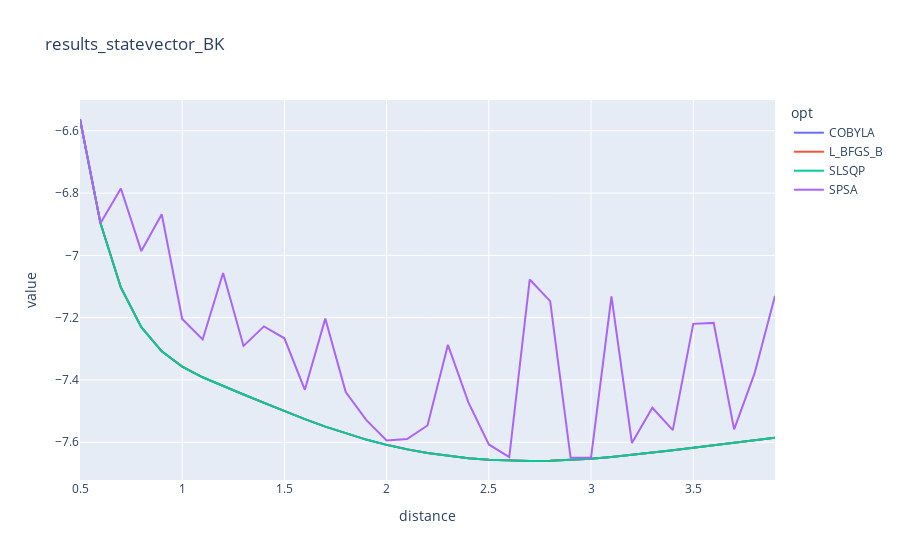
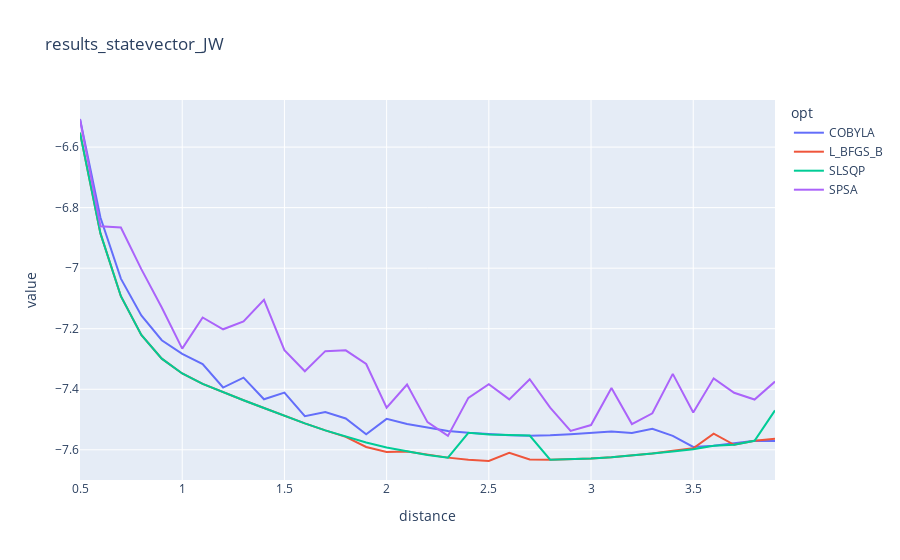
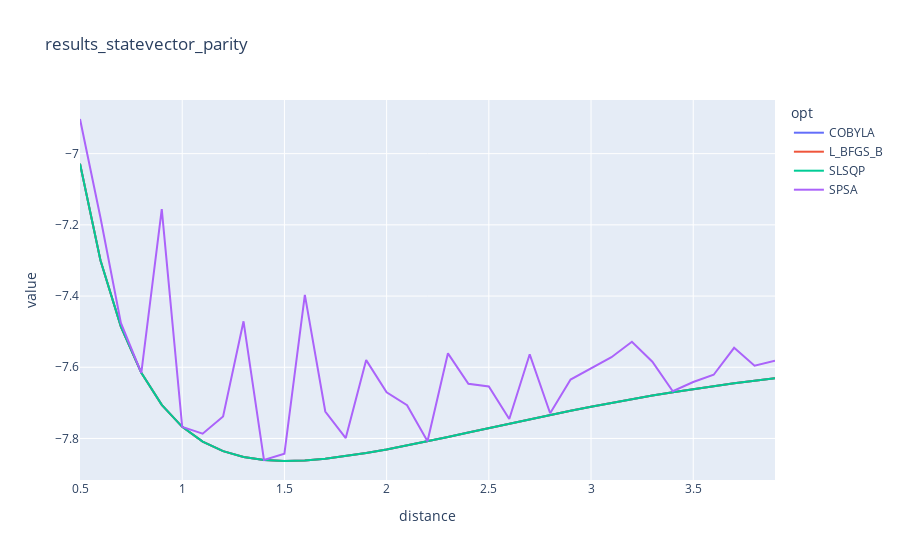

The code cell stored with these charts, in order, in its notebook:
### Code cell
pd.options.plotting.backend = "plotly"

for f in filenames:
    file = path+f
    df = pd.read_pickle(file)
    fig = df.groupby(['distance', 'opt']).sum()['vqe_E'].unstack().plot(title=f)
    fig.show()

### Figure 1 — Plotly figure (JSON) as saved in the notebook; plotly's stock layout.template omitted (floating-point values rounded to 4 significant figures)
{"data": [{"hovertemplate": "opt=COBYLA<br>distance=%{x}<br>value=%{y}<extra></extra>", "legendgroup": "COBYLA", "line": {"color": "#636efa", "dash": "solid"}, "mode": "lines", "name": "COBYLA", "orientation": "v", "showlegend": true, "type": "scatter", "x": [0.5, 0.6, 0.7, 0.8, 0.9, 1.0, 1.1, 1.2, 1.3, 1.4, 1.5, 1.6, 1.7, 1.8, 1.9, 2.0, 2.1, 2.2, 2.3, 2.4, 2.5, 2.6, 2.7, 2.8, 2.9, 3.0, 3.1, 3.2, 3.3, 3.4, 3.5, 3.6, 3.7, 3.8, 3.9], "xaxis": "x", "y": [-6.563, -6.896, -7.103, -7.23, -7.308, -7.357, -7.391, -7.42, -7.447, -7.473, -7.5, -7.526, -7.55, -7.572, -7.591, -7.608, -7.623, -7.635, -7.644, -7.651, -7.656, -7.659, -7.66, -7.659, -7.657, -7.653, -7.647, -7.641, -7.634, -7.626, -7.618, -7.609, -7.601, -7.593, -7.585], "yaxis": "y"}, {"hovertemplate": "opt=L_BFGS_B<br>distance=%{x}<br>value=%{y}<extra></extra>", "legendgroup": "L_BFGS_B", "line": {"color": "#EF553B", "dash": "solid"}, "mode": "lines", "name": "L_BFGS_B", "orientation": "v", "showlegend": true, "type": "scatter", "x": [0.5, 0.6, 0.7, 0.8, 0.9, 1.0, 1.1, 1.2, 1.3, 1.4, 1.5, 1.6, 1.7, 1.8, 1.9, 2.0, 2.1, 2.2, 2.3, 2.4, 2.5, 2.6, 2.7, 2.8, 2.9, 3.0, 3.1, 3.2, 3.3, 3.4, 3.5, 3.6, 3.7, 3.8, 3.9], "xaxis": "x", "y": [-6.563, -6.896, -7.103, -7.23, -7.308, -7.357, -7.391, -7.42, -7.447, -7.473, -7.5, -7.526, -7.55, -7.572, -7.591, -7.608, -7.623, -7.635, -7.644, -7.651, -7.656, -7.659, -7.66, -7.659, -7.657, -7.653, -7.647, -7.641, -7.634, -7.626, -7.618, -7.609, -7.601, -7.593, -7.585], "yaxis": "y"}, {"hovertemplate": "opt=SLSQP<br>distance=%{x}<br>value=%{y}<extra></extra>", "legendgroup": "SLSQP", "line": {"color": "#00cc96", "dash": "solid"}, "mode": "lines", "name": "SLSQP", "orientation": "v", "showlegend": true, "type": "scatter", "x": [0.5, 0.6, 0.7, 0.8, 0.9, 1.0, 1.1, 1.2, 1.3, 1.4, 1.5, 1.6, 1.7, 1.8, 1.9, 2.0, 2.1, 2.2, 2.3, 2.4, 2.5, 2.6, 2.7, 2.8, 2.9, 3.0, 3.1, 3.2, 3.3, 3.4, 3.5, 3.6, 3.7, 3.8, 3.9], "xaxis": "x", "y": [-6.563, -6.896, -7.103, -7.23, -7.308, -7.357, -7.391, -7.42, -7.447, -7.473, -7.5, -7.526, -7.55, -7.572, -7.591, -7.608, -7.623, -7.635, -7.644, -7.651, -7.656, -7.659, -7.66, -7.659, -7.657, -7.653, -7.647, -7.641, -7.634, -7.626, -7.618, -7.609, -7.601, -7.593, -7.585], "yaxis": "y"}, {"hovertemplate": "opt=SPSA<br>distance=%{x}<br>value=%{y}<extra></extra>", "legendgroup": "SPSA", "line": {"color": "#ab63fa", "dash": "solid"}, "mode": "lines", "name": "SPSA", "orientation": "v", "showlegend": true, "type": "scatter", "x": [0.5, 0.6, 0.7, 0.8, 0.9, 1.0, 1.1, 1.2, 1.3, 1.4, 1.5, 1.6, 1.7, 1.8, 1.9, 2.0, 2.1, 2.2, 2.3, 2.4, 2.5, 2.6, 2.7, 2.8, 2.9, 3.0, 3.1, 3.2, 3.3, 3.4, 3.5, 3.6, 3.7, 3.8, 3.9], "xaxis": "x", "y": [-6.562, -6.897, -6.785, -6.986, -6.868, -7.204, -7.27, -7.056, -7.291, -7.228, -7.266, -7.432, -7.203, -7.439, -7.528, -7.594, -7.59, -7.546, -7.287, -7.472, -7.607, -7.647, -7.078, -7.147, -7.649, -7.65, -7.132, -7.602, -7.489, -7.561, -7.22, -7.217, -7.559, -7.379, -7.13], "yaxis": "y"}], "layout": {"legend": {"title": {"text": "opt"}, "tracegroupgap": 0}, "title": {"text": "results_statevector_BK"}, "xaxis": {"anchor": "y", "domain": [0, 1], "title": {"text": "distance"}}, "yaxis": {"anchor": "x", "domain": [0, 1], "title": {"text": "value"}}}}

### Figure 2 — Plotly figure (JSON) as saved in the notebook; plotly's stock layout.template omitted (floating-point values rounded to 4 significant figures)
{"data": [{"hovertemplate": "opt=COBYLA<br>distance=%{x}<br>value=%{y}<extra></extra>", "legendgroup": "COBYLA", "line": {"color": "#636efa", "dash": "solid"}, "mode": "lines", "name": "COBYLA", "orientation": "v", "showlegend": true, "type": "scatter", "x": [0.5, 0.6, 0.7, 0.8, 0.9, 1.0, 1.1, 1.2, 1.3, 1.4, 1.5, 1.6, 1.7, 1.8, 1.9, 2.0, 2.1, 2.2, 2.3, 2.4, 2.5, 2.6, 2.7, 2.8, 2.9, 3.0, 3.1, 3.2, 3.3, 3.4, 3.5, 3.6, 3.7, 3.8, 3.9], "xaxis": "x", "y": [-6.507, -6.833, -7.034, -7.156, -7.238, -7.283, -7.317, -7.394, -7.362, -7.433, -7.411, -7.489, -7.475, -7.496, -7.548, -7.498, -7.515, -7.527, -7.538, -7.544, -7.549, -7.552, -7.553, -7.552, -7.548, -7.545, -7.54, -7.545, -7.53, -7.554, -7.591, -7.586, -7.578, -7.57, -7.571], "yaxis": "y"}, {"hovertemplate": "opt=L_BFGS_B<br>distance=%{x}<br>value=%{y}<extra></extra>", "legendgroup": "L_BFGS_B", "line": {"color": "#EF553B", "dash": "solid"}, "mode": "lines", "name": "L_BFGS_B", "orientation": "v", "showlegend": true, "type": "scatter", "x": [0.5, 0.6, 0.7, 0.8, 0.9, 1.0, 1.1, 1.2, 1.3, 1.4, 1.5, 1.6, 1.7, 1.8, 1.9, 2.0, 2.1, 2.2, 2.3, 2.4, 2.5, 2.6, 2.7, 2.8, 2.9, 3.0, 3.1, 3.2, 3.3, 3.4, 3.5, 3.6, 3.7, 3.8, 3.9], "xaxis": "x", "y": [-6.553, -6.885, -7.093, -7.221, -7.299, -7.348, -7.382, -7.41, -7.436, -7.462, -7.488, -7.513, -7.536, -7.557, -7.591, -7.607, -7.606, -7.617, -7.626, -7.632, -7.637, -7.61, -7.632, -7.633, -7.632, -7.629, -7.624, -7.619, -7.612, -7.603, -7.595, -7.547, -7.584, -7.57, -7.563], "yaxis": "y"}, {"hovertemplate": "opt=SLSQP<br>distance=%{x}<br>value=%{y}<extra></extra>", "legendgroup": "SLSQP", "line": {"color": "#00cc96", "dash": "solid"}, "mode": "lines", "name": "SLSQP", "orientation": "v", "showlegend": true, "type": "scatter", "x": [0.5, 0.6, 0.7, 0.8, 0.9, 1.0, 1.1, 1.2, 1.3, 1.4, 1.5, 1.6, 1.7, 1.8, 1.9, 2.0, 2.1, 2.2, 2.3, 2.4, 2.5, 2.6, 2.7, 2.8, 2.9, 3.0, 3.1, 3.2, 3.3, 3.4, 3.5, 3.6, 3.7, 3.8, 3.9], "xaxis": "x", "y": [-6.553, -6.885, -7.093, -7.221, -7.299, -7.348, -7.382, -7.41, -7.436, -7.462, -7.488, -7.513, -7.536, -7.557, -7.576, -7.592, -7.606, -7.617, -7.626, -7.544, -7.549, -7.552, -7.553, -7.633, -7.632, -7.629, -7.624, -7.619, -7.612, -7.605, -7.598, -7.586, -7.584, -7.57, -7.47], "yaxis": "y"}, {"hovertemplate": "opt=SPSA<br>distance=%{x}<br>value=%{y}<extra></extra>", "legendgroup": "SPSA", "line": {"color": "#ab63fa", "dash": "solid"}, "mode": "lines", "name": "SPSA", "orientation": "v", "showlegend": true, "type": "scatter", "x": [0.5, 0.6, 0.7, 0.8, 0.9, 1.0, 1.1, 1.2, 1.3, 1.4, 1.5, 1.6, 1.7, 1.8, 1.9, 2.0, 2.1, 2.2, 2.3, 2.4, 2.5, 2.6, 2.7, 2.8, 2.9, 3.0, 3.1, 3.2, 3.3, 3.4, 3.5, 3.6, 3.7, 3.8, 3.9], "xaxis": "x", "y": [-6.507, -6.861, -6.866, -7.003, -7.13, -7.266, -7.163, -7.202, -7.176, -7.105, -7.271, -7.34, -7.274, -7.271, -7.317, -7.461, -7.384, -7.509, -7.554, -7.428, -7.383, -7.434, -7.367, -7.461, -7.538, -7.518, -7.396, -7.515, -7.479, -7.349, -7.477, -7.364, -7.411, -7.434, -7.375], "yaxis": "y"}], "layout": {"legend": {"title": {"text": "opt"}, "tracegroupgap": 0}, "title": {"text": "results_statevector_JW"}, "xaxis": {"anchor": "y", "domain": [0, 1], "title": {"text": "distance"}}, "yaxis": {"anchor": "x", "domain": [0, 1], "title": {"text": "value"}}}}

### Figure 3 — Plotly figure (JSON) as saved in the notebook; plotly's stock layout.template omitted (floating-point values rounded to 4 significant figures)
{"data": [{"hovertemplate": "opt=COBYLA<br>distance=%{x}<br>value=%{y}<extra></extra>", "legendgroup": "COBYLA", "line": {"color": "#636efa", "dash": "solid"}, "mode": "lines", "name": "COBYLA", "orientation": "v", "showlegend": true, "type": "scatter", "x": [0.5, 0.6, 0.7, 0.8, 0.9, 1.0, 1.1, 1.2, 1.3, 1.4, 1.5, 1.6, 1.7, 1.8, 1.9, 2.0, 2.1, 2.2, 2.3, 2.4, 2.5, 2.6, 2.7, 2.8, 2.9, 3.0, 3.1, 3.2, 3.3, 3.4, 3.5, 3.6, 3.7, 3.8, 3.9], "xaxis": "x", "y": [-7.028, -7.3, -7.486, -7.616, -7.706, -7.767, -7.809, -7.836, -7.852, -7.861, -7.863, -7.862, -7.857, -7.85, -7.841, -7.831, -7.82, -7.808, -7.796, -7.783, -7.771, -7.758, -7.746, -7.734, -7.722, -7.711, -7.7, -7.689, -7.679, -7.67, -7.661, -7.653, -7.645, -7.638, -7.631], "yaxis": "y"}, {"hovertemplate": "opt=L_BFGS_B<br>distance=%{x}<br>value=%{y}<extra></extra>", "legendgroup": "L_BFGS_B", "line": {"color": "#EF553B", "dash": "solid"}, "mode": "lines", "name": "L_BFGS_B", "orientation": "v", "showlegend": true, "type": "scatter", "x": [0.5, 0.6, 0.7, 0.8, 0.9, 1.0, 1.1, 1.2, 1.3, 1.4, 1.5, 1.6, 1.7, 1.8, 1.9, 2.0, 2.1, 2.2, 2.3, 2.4, 2.5, 2.6, 2.7, 2.8, 2.9, 3.0, 3.1, 3.2, 3.3, 3.4, 3.5, 3.6, 3.7, 3.8, 3.9], "xaxis": "x", "y": [-7.028, -7.3, -7.486, -7.616, -7.706, -7.767, -7.809, -7.836, -7.852, -7.861, -7.863, -7.862, -7.857, -7.85, -7.841, -7.831, -7.82, -7.808, -7.796, -7.783, -7.771, -7.758, -7.746, -7.734, -7.722, -7.711, -7.7, -7.689, -7.679, -7.67, -7.661, -7.653, -7.645, -7.638, -7.631], "yaxis": "y"}, {"hovertemplate": "opt=SLSQP<br>distance=%{x}<br>value=%{y}<extra></extra>", "legendgroup": "SLSQP", "line": {"color": "#00cc96", "dash": "solid"}, "mode": "lines", "name": "SLSQP", "orientation": "v", "showlegend": true, "type": "scatter", "x": [0.5, 0.6, 0.7, 0.8, 0.9, 1.0, 1.1, 1.2, 1.3, 1.4, 1.5, 1.6, 1.7, 1.8, 1.9, 2.0, 2.1, 2.2, 2.3, 2.4, 2.5, 2.6, 2.7, 2.8, 2.9, 3.0, 3.1, 3.2, 3.3, 3.4, 3.5, 3.6, 3.7, 3.8, 3.9], "xaxis": "x", "y": [-7.028, -7.3, -7.486, -7.616, -7.706, -7.767, -7.809, -7.836, -7.852, -7.861, -7.863, -7.862, -7.857, -7.85, -7.841, -7.831, -7.82, -7.808, -7.796, -7.783, -7.771, -7.758, -7.746, -7.734, -7.722, -7.711, -7.7, -7.689, -7.679, -7.67, -7.661, -7.653, -7.645, -7.638, -7.631], "yaxis": "y"}, {"hovertemplate": "opt=SPSA<br>distance=%{x}<br>value=%{y}<extra></extra>", "legendgroup": "SPSA", "line": {"color": "#ab63fa", "dash": "solid"}, "mode": "lines", "name": "SPSA", "orientation": "v", "showlegend": true, "type": "scatter", "x": [0.5, 0.6, 0.7, 0.8, 0.9, 1.0, 1.1, 1.2, 1.3, 1.4, 1.5, 1.6, 1.7, 1.8, 1.9, 2.0, 2.1, 2.2, 2.3, 2.4, 2.5, 2.6, 2.7, 2.8, 2.9, 3.0, 3.1, 3.2, 3.3, 3.4, 3.5, 3.6, 3.7, 3.8, 3.9], "xaxis": "x", "y": [-6.903, -7.179, -7.475, -7.616, -7.156, -7.767, -7.787, -7.738, -7.471, -7.861, -7.843, -7.397, -7.724, -7.799, -7.58, -7.67, -7.706, -7.808, -7.561, -7.646, -7.654, -7.745, -7.564, -7.729, -7.634, -7.603, -7.572, -7.528, -7.585, -7.667, -7.641, -7.621, -7.545, -7.595, -7.582], "yaxis": "y"}], "layout": {"legend": {"title": {"text": "opt"}, "tracegroupgap": 0}, "title": {"text": "results_statevector_parity"}, "xaxis": {"anchor": "y", "domain": [0, 1], "title": {"text": "distance"}}, "yaxis": {"anchor": "x", "domain": [0, 1], "title": {"text": "value"}}}}
